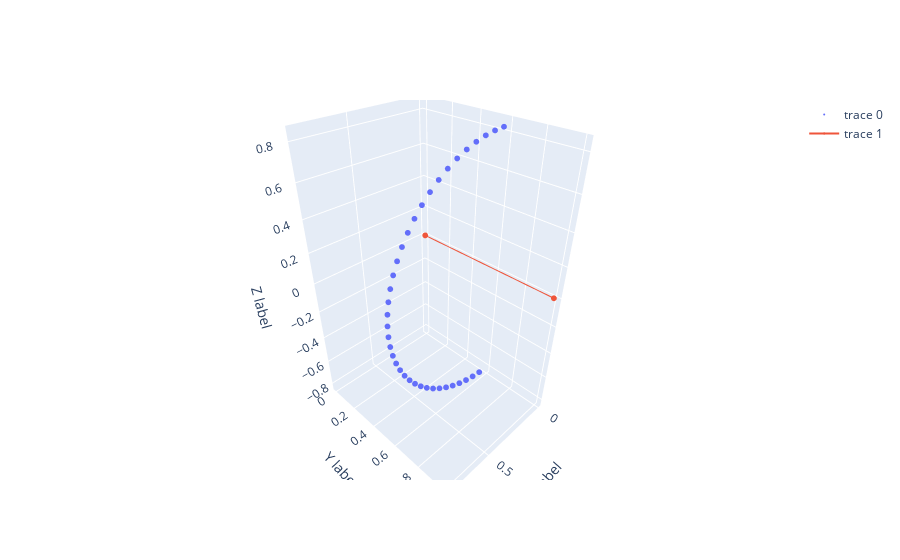

The cell this chart's notebook holds for it:
### Code cell
def vec_rot(vec,axis_x,axis_y,axis_z,theta):

    axis_x = axis_x.expand(theta.shape)
    axis_y = axis_y.expand(theta.shape)
    axis_z = axis_z.expand(theta.shape)

    c = torch.cos(theta)
    s = torch.sin(theta)
    one_c = 1 - c

    Rotmat = torch.stack([
        torch.stack([axis_x**2 * one_c + c, axis_x * axis_y * one_c - axis_z * s, axis_x * axis_z * one_c + axis_y * s], dim=-1),
        torch.stack([axis_x * axis_y * one_c + axis_z * s, axis_y**2 * one_c + c, axis_y * axis_z * one_c - axis_x * s], dim=-1),
        torch.stack([axis_x * axis_z * one_c - axis_y * s, axis_y * axis_z * one_c + axis_x * s, axis_z**2 * one_c + c], dim=-1)
    ], dim=-2)

    vec_rot = torch.matmul(Rotmat,vec.unsqueeze(1)).squeeze(2)

    return vec_rot

def Radarview_generate():

    # 接下来的所有操作都在z-x-y坐标系下进行
    
    modelselect = 5
    if modelselect == 1:
        # 小行星视线方向及转轴生成
        # batchsize
        batch = 60
        # 生成多组初始雷达视线方向
        theta_losnum = 5
        theta_los = torch.linspace(-math.pi/3,math.pi/3,theta_losnum).to(device)
        radarlos_origin = torch.tensor(([0,0,-1.0]), device=device)
        omega_vec_origin = torch.tensor(([1.0,0.0,0.0]), device=device)
        RadarLos = vec_rot(radarlos_origin,omega_vec_origin[0],omega_vec_origin[1],omega_vec_origin[2],theta_los)
        # 生成多组旋转角度
        theta = torch.linspace(0,2*math.pi,batch).to(device)
        # 生成多组转轴
        omega_vec_origin1 = torch.tensor(([0.0,1.0,0.0]), device=device)
        omega_vec = vec_rot(omega_vec_origin1,omega_vec_origin[0],omega_vec_origin[1],omega_vec_origin[2],theta_los)
        # 得到雷达视线方向
        Round_radar_los_all = torch.zeros((batch*RadarLos.shape[0],3),device=device)
        Round_radar_los_real_all = torch.zeros((batch*RadarLos.shape[0],3),device=device)
        omega_vec_all = torch.zeros((batch*omega_vec.shape[0],3),device=device)
        for i,j in zip(range(RadarLos.shape[0]),range(omega_vec.shape[0])):
                Round_radar_los = vec_rot(RadarLos[i],omega_vec[j,0],omega_vec[j,1],omega_vec[j,2],-theta)
                Round_radar_los_all[batch*i:batch*(i+1)] = Round_radar_los
                Round_radar_los_real_all[batch*i:batch*(i+1)] = vec_rot(RadarLos[i],omega_vec[j,0],omega_vec[j,1],omega_vec[j,2],theta)
                print(omega_vec[j])
                omega_vec_all[batch*j:batch*(j+1)] = omega_vec[j].expand(batch,3)
        # 转速
        omega = torch.tensor([1.0],device=device).expand(Round_radar_los_all.shape[0])
    if modelselect == 2:
        # tomosar视线方向及转轴生成
        # batchsize
        batch = 40
        # 生成一组初始雷达视线方向
        RadarLos = torch.tensor(([0,0,-1.0]), device=device)
        # 生成多组旋转角度
        theta = torch.linspace(-math.pi/3,math.pi/3,batch).to(device)
        # 生成一组转轴
        omega_vec = torch.tensor(([0.0,1.0,0.0]), device=device)
        # 生成一组雷达视线旋转转轴
        rotation_vec = torch.tensor(([1.0,0.0,0.0]), device=device)
        Round_radar_los_all = vec_rot(RadarLos,rotation_vec[0],rotation_vec[1],rotation_vec[2],-theta)
        Round_radar_los_real_all = Round_radar_los_all
        omega_vec_all = omega_vec.expand(batch,3)
        # 转速
        omega = torch.tensor([1.0],device=device).expand(Round_radar_los_all.shape[0])
    if modelselect == 4:
        # 小行星视线方向及转轴生成
        # batchsize
        batch = 30
        # 生成多组初始雷达视线方向
        RadarLos = torch.tensor(([-1.0,0.0,0.0],[-math.sqrt(3)/2,0.0,1/2],[-math.sqrt(3)/2,0.0,-1/2]), device=device)
        # 生成多组旋转角度
        theta = torch.linspace(0,2*math.pi,batch).to(device)
        # 生成多组转轴
        omega_vec = torch.tensor(([0.0,0.0,1.0],[0.0,0.0,1.0],[0.0,0.0,1.0]), device=device)
        # 得到雷达视线方向
        Round_radar_los_all = torch.zeros((batch*RadarLos.shape[0],3),device=device)
        Round_radar_los_real_all = torch.zeros((batch*RadarLos.shape[0],3),device=device)
        omega_vec_all = torch.zeros((batch*omega_vec.shape[0],3),device=device)
        for i,j in zip(range(RadarLos.shape[0]),range(omega_vec.shape[0])):
                Round_radar_los = vec_rot(RadarLos[i],omega_vec[j,0],omega_vec[j,1],omega_vec[j,2],-theta)
                Round_radar_los_all[batch*i:batch*(i+1)] = Round_radar_los
                Round_radar_los_real_all[batch*i:batch*(i+1)] = vec_rot(RadarLos[i],omega_vec[j,0],omega_vec[j,1],omega_vec[j,2],theta)
                omega_vec_all[batch*j:batch*(j+1)] = omega_vec[j].expand(batch,3)
        # 转速
        omega = torch.tensor([1.0],device=device).expand(Round_radar_los_all.shape[0])
    if modelselect == 3:
        # 小行星视线方向及转轴生成
        # batchsize
        batch = 30
        # 生成多组初始雷达视线方向
        RadarLos = torch.tensor(([-1.0,0.0,0.0],[-math.sqrt(3)/2,0.0,1/2],[-math.sqrt(3)/2,0.0,-1/2]), device=device)
        # 生成多组旋转角度
        theta = torch.linspace(0,2*math.pi,batch).to(device)
        # 生成多组转轴
        omega_vec = torch.tensor(([0.0,0.0,1.0],[1/2,0,math.sqrt(3)/2],[-1/2,0.0,math.sqrt(3)/2]), device=device)
        # 得到雷达视线方向
        Round_radar_los_all = torch.zeros((batch*RadarLos.shape[0],3),device=device)
        Round_radar_los_real_all = torch.zeros((batch*RadarLos.shape[0],3),device=device)
        omega_vec_all = torch.zeros((batch*omega_vec.shape[0],3),device=device)
        for i,j in zip(range(RadarLos.shape[0]),range(omega_vec.shape[0])):
                Round_radar_los = vec_rot(RadarLos[i],omega_vec[j,0],omega_vec[j,1],omega_vec[j,2],-theta)
                Round_radar_los_all[batch*i:batch*(i+1)] = Round_radar_los
                Round_radar_los_real_all[batch*i:batch*(i+1)] = vec_rot(RadarLos[i],omega_vec[j,0],omega_vec[j,1],omega_vec[j,2],theta)
                omega_vec_all[batch*j:batch*(j+1)] = omega_vec[j].expand(batch,3)
        # 转速
        omega = torch.tensor([1.0],device=device).expand(Round_radar_los_all.shape[0])
    if modelselect == 5:
        # 真实小行星旋转轴轨迹
        # batchsi
        batch = 37
        Round_radar_los_all = torch.zeros((batch,3),device=device)
        Round_radar_los_real_all = torch.zeros((batch,3),device=device)
        for i in range(batch):
            # 雷达视线为螺旋线
            RadarLos = torch.tensor([math.sin(2*math.pi*i/batch/2),(i-batch/2)/batch/30+(math.sqrt(3)/2-1/4)*3/4+1/4,math.cos(2*math.pi*i/batch/2)], device=device)
            RadarLos = RadarLos / (torch.linalg.norm(RadarLos) + 1e-6)
            Round_radar_los_all[i] = RadarLos
            RadarLos_real = torch.tensor([-math.sin(2*math.pi*i/batch/2),(i-batch/2)/batch/30+(math.sqrt(3)/2-1/4)*3/4+1/4,math.cos(2*math.pi*i/batch/2)], device=device)
            RadarLos_real = RadarLos_real / (torch.linalg.norm(RadarLos_real) + 1e-6)
            Round_radar_los_real_all[i] = RadarLos_real
        omega_vec = torch.tensor(([0.0,1.0,0.0]), device=device)
        omega_vec_all = omega_vec.expand(batch,3)
        omega = torch.tensor([1.0],device=device).expand(Round_radar_los_all.shape[0])
    # 可视化雷达视线方向
    radar_los_numpy = Round_radar_los_all.detach().cpu().numpy()

    fig = go.Figure(data=[go.Scatter3d(
        x=radar_los_numpy[:,0], 
        y=radar_los_numpy[:,1], 
        z=radar_los_numpy[:,2], 
        mode='markers',
        marker=dict(
            size=2  # 设置点的大小
        )
    )])

    # 可视化转轴方向为一个向量，并将其添加到雷达视线方向图中
    omega_vec_numpy = omega_vec_all.detach().cpu().numpy()
    fig.add_trace(go.Scatter3d(
        x=[0, omega_vec_numpy[5,0]],
        y=[0, omega_vec_numpy[5,1]],
        z=[0, omega_vec_numpy[5,2]],
        mode='lines+markers',
        marker=dict(size=2),
        line=dict(width=2)
    ))

    # 更新布局
    fig.update_layout(scene=dict(
        xaxis_title='X label',
        yaxis_title='Y label',
        zaxis_title='Z label'
    ))

    # 显示图形
    fig.show()

    # 将图形保存为html文件
    fig.write_html("Radar_los.html")

    return Round_radar_los_all,Round_radar_los_real_all,omega_vec_all,omega

Round_radar_los_all,Round_radar_los_real_all,omega_vec_all,omega = Radarview_generate()
print(Round_radar_los_all.shape)
print(Round_radar_los_real_all.shape)
print(omega_vec_all.shape)
print(omega_vec_all)

### Figure 1 — Plotly figure (JSON) as saved in the notebook; plotly's stock layout.template omitted (floating-point values rounded to 4 significant figures)
{"data": [{"marker": {"size": 2}, "mode": "markers", "type": "scatter3d", "x": [0, 0.0696, 0.1386, 0.2066, 0.2731, 0.3375, 0.3994, 0.4584, 0.514, 0.5659, 0.6137, 0.657, 0.6956, 0.7291, 0.7573, 0.7801, 0.7972, 0.8085, 0.814, 0.8137, 0.8075, 0.7955, 0.7777, 0.7544, 0.7257, 0.6917, 0.6528, 0.6093, 0.5614, 0.5095, 0.4539, 0.3952, 0.3336, 0.2697, 0.2039, 0.1367, 0.06857], "y": [0.5709, 0.5714, 0.5719, 0.5724, 0.5729, 0.5734, 0.5739, 0.5744, 0.5749, 0.5754, 0.5759, 0.5763, 0.5768, 0.5773, 0.5778, 0.5783, 0.5788, 0.5793, 0.5798, 0.5803, 0.5807, 0.5812, 0.5817, 0.5822, 0.5827, 0.5832, 0.5836, 0.5841, 0.5846, 0.5851, 0.5856, 0.5861, 0.5865, 0.587, 0.5875, 0.588, 0.5884], "z": [0.821, 0.8177, 0.8085, 0.7935, 0.7728, 0.7466, 0.7149, 0.6782, 0.6366, 0.5905, 0.5401, 0.4859, 0.4283, 0.3676, 0.3043, 0.2389, 0.1718, 0.1035, 0.03458, -0.03457, -0.1034, -0.1714, -0.2382, -0.3031, -0.3659, -0.4259, -0.4828, -0.5362, -0.5857, -0.631, -0.6716, -0.7074, -0.738, -0.7633, -0.7831, -0.7972, -0.8056]}, {"line": {"width": 2}, "marker": {"size": 2}, "mode": "lines+markers", "type": "scatter3d", "x": [0, 0], "y": [0, 1], "z": [0, 0]}], "layout": {"scene": {"xaxis": {"title": {"text": "X label"}}, "yaxis": {"title": {"text": "Y label"}}, "zaxis": {"title": {"text": "Z label"}}}}}
